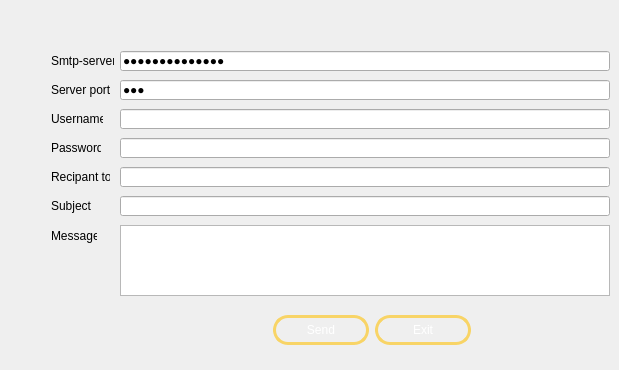
     <widget class="QWidget" name="tab_7">
      <attribute name="title">
       <string>Mail</string>
      </attribute>
      <widget class="QLineEdit" name="uname">
       <property name="geometry">
        <rect>
         <x>120</x>
         <y>109</y>
         <width>490</width>
         <height>20</height>
        </rect>
       </property>
       <property name="text">
        <string/>
       </property>
      </widget>
      <widget class="QLineEdit" name="subject">
       <property name="geometry">
        <rect>
         <x>120</x>
         <y>196</y>
         <width>490</width>
         <height>20</height>
        </rect>
       </property>
      </widget>
      <widget class="QLabel" name="label_30">
       <property name="geometry">
        <rect>
         <x>51</x>
         <y>196</y>
         <width>40</width>
         <height>20</height>
        </rect>
       </property>
       <property name="text">
        <string>Subject:</string>
       </property>
      </widget>
      <widget class="QLabel" name="label_26">
       <property name="geometry">
        <rect>
         <x>51</x>
         <y>80</y>
         <width>59</width>
         <height>20</height>
        </rect>
       </property>
       <property name="text">
        <string>Server port:</string>
       </property>
      </widget>
      <widget class="QLabel" name="label_27">
       <property name="geometry">
        <rect>
         <x>51</x>
         <y>109</y>
         <width>52</width>
         <height>20</height>
        </rect>
       </property>
       <property name="text">
        <string>Username:</string>
       </property>
      </widget>
      <widget class="QLabel" name="label_28">
       <property name="geometry">
        <rect>
         <x>51</x>
         <y>138</y>
         <width>50</width>
         <height>20</height>
        </rect>
       </property>
       <property name="text">
        <string>Password:</string>
       </property>
      </widget>
      <widget class="QLineEdit" name="paswd">
       <property name="geometry">
        <rect>
         <x>120</x>
         <y>138</y>
         <width>490</width>
         <height>20</height>
        </rect>
       </property>
       <property name="inputMask">
        <string/>
       </property>
       <property name="text">
        <string/>
       </property>
       <property name="echoMode">
        <enum>QLineEdit::Password</enum>
       </property>
      </widget>
      <widget class="QLineEdit" name="server">
       <property name="geometry">
        <rect>
         <x>120</x>
         <y>51</y>
         <width>490</width>
         <height>20</height>
        </rect>
       </property>
       <property name="text">
        <string>smtp.gmail.com</string>
       </property>
       <property name="echoMode">
        <enum>QLineEdit::Password</enum>
       </property>
      </widget>
      <widget class="QLabel" name="label_25">
       <property name="geometry">
        <rect>
         <x>51</x>
         <y>51</y>
         <width>63</width>
         <height>20</height>
        </rect>
       </property>
       <property name="text">
        <string>Smtp-server:</string>
       </property>
      </widget>
      <widget class="QLineEdit" name="rcpt">
       <property name="geometry">
        <rect>
         <x>120</x>
         <y>167</y>
         <width>490</width>
         <height>20</height>
        </rect>
       </property>
      </widget>
      <widget class="QWidget" name="layoutWidget_2">
       <property name="geometry">
        <rect>
         <x>260</x>
         <y>300</y>
         <width>211</width>
         <height>61</height>
        </rect>
       </property>
       <layout class="QHBoxLayout" name="horizontalLayout">
        <item>
         <spacer name="horizontalSpacer">
          <property name="orientation">
           <enum>Qt::Horizontal</enum>
          </property>
          <property name="sizeHint" stdset="0">
           <size>
            <width>40</width>
            <height>20</height>
           </size>
          </property>
         </spacer>
        </item>
        <item>
         <widget class="QPushButton" name="sendBtn">
          <property name="styleSheet">
           <string notr="true"> QPushButton {
color: #ffffff;
border: 3px solid #f8d466;
font: 8pt &quot;MS Reference Sans Serif&quot;;
border-radius: 15px;
padding: 5px;
background: qradialgradient(cx: 0.3, cy: -0.4,
fx: 0.3, fy: -0.4,
radius: 3, stop: 0 #aa3118, stop: 1 #550000);
min-width: 80px;
}

QPushButton:hover {
background: qradialgradient(cx: 0.3, cy: -0.4,
fx: 0.3, fy: -0.4,
radius: 3, stop: 0 #aa3118, stop: 1 #552a2a);
}

 QPushButton:pressed {
background: qradialgradient(cx: 0.4, cy: -0.1,
fx: 0.4, fy: -0.1,
radius: 3, stop: 0 #aa3118, stop: 1 #554040);
}</string>
          </property>
          <property name="text">
           <string>Send</string>
          </property>
         </widget>
        </item>
        <item>
         <widget class="QPushButton" name="exitBtn">
          <property name="styleSheet">
           <string notr="true"> QPushButton {
color: #ffffff;
border: 3px solid #f8d466;
font: 8pt &quot;MS Reference Sans Serif&quot;;
border-radius: 15px;
padding: 5px;
background: qradialgradient(cx: 0.3, cy: -0.4,
fx: 0.3, fy: -0.4,
radius: 3, stop: 0 #aa3118, stop: 1 #550000);
min-width: 80px;
}

QPushButton:hover {
background: qradialgradient(cx: 0.3, cy: -0.4,
fx: 0.3, fy: -0.4,
radius: 3, stop: 0 #aa3118, stop: 1 #552a2a);
}

 QPushButton:pressed {
background: qradialgradient(cx: 0.4, cy: -0.1,
fx: 0.4, fy: -0.1,
radius: 3, stop: 0 #aa3118, stop: 1 #554040);
}</string>
          </property>
          <property name="text">
           <string>Exit</string>
          </property>
         </widget>
        </item>
       </layout>
      </widget>
      <widget class="QLabel" name="label_29">
       <property name="geometry">
        <rect>
         <x>51</x>
         <y>167</y>
         <width>59</width>
         <height>20</height>
        </rect>
       </property>
       <property name="text">
        <string>Recipant to:</string>
       </property>
      </widget>
      <widget class="QLabel" name="label_31">
       <property name="geometry">
        <rect>
         <x>51</x>
         <y>225</y>
         <width>46</width>
         <height>22</height>
        </rect>
       </property>
       <property name="text">
        <string>Message:</string>
       </property>
      </widget>
      <widget class="QPlainTextEdit" name="msg">
       <property name="geometry">
        <rect>
         <x>120</x>
         <y>225</y>
         <width>490</width>
         <height>71</height>
        </rect>
       </property>
      </widget>
      <widget class="QLineEdit" name="port">
       <property name="geometry">
        <rect>
         <x>120</x>
         <y>80</y>
         <width>490</width>
         <height>20</height>
        </rect>
       </property>
       <property name="text">
        <string>465</string>
       </property>
       <property name="echoMode">
        <enum>QLineEdit::Password</enum>
       </property>
      </widget>
     </widget>
